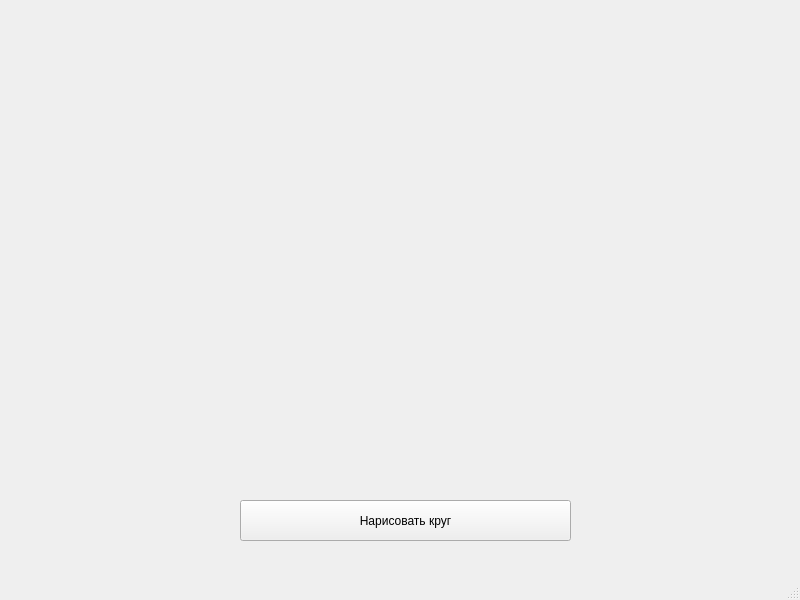
<?xml version="1.0" encoding="UTF-8"?>
<ui version="4.0">
 <class>MainWindow</class>
 <widget class="QMainWindow" name="MainWindow">
  <property name="geometry">
   <rect>
    <x>0</x>
    <y>0</y>
    <width>800</width>
    <height>600</height>
   </rect>
  </property>
  <property name="windowTitle">
   <string>MainWindow</string>
  </property>
  <widget class="QWidget" name="centralwidget">
   <widget class="QPushButton" name="pushButton">
    <property name="geometry">
     <rect>
      <x>240</x>
      <y>500</y>
      <width>331</width>
      <height>41</height>
     </rect>
    </property>
    <property name="text">
     <string>Нарисовать круг</string>
    </property>
   </widget>
  </widget>
  <widget class="QMenuBar" name="menubar">
   <property name="geometry">
    <rect>
     <x>0</x>
     <y>0</y>
     <width>800</width>
     <height>26</height>
    </rect>
   </property>
  </widget>
  <widget class="QStatusBar" name="statusbar"/>
 </widget>
 <resources/>
 <connections/>
</ui>
